Frame 1 (no input): blank canvas, image omitted
Frame 60 (no input): blank canvas, image omitted
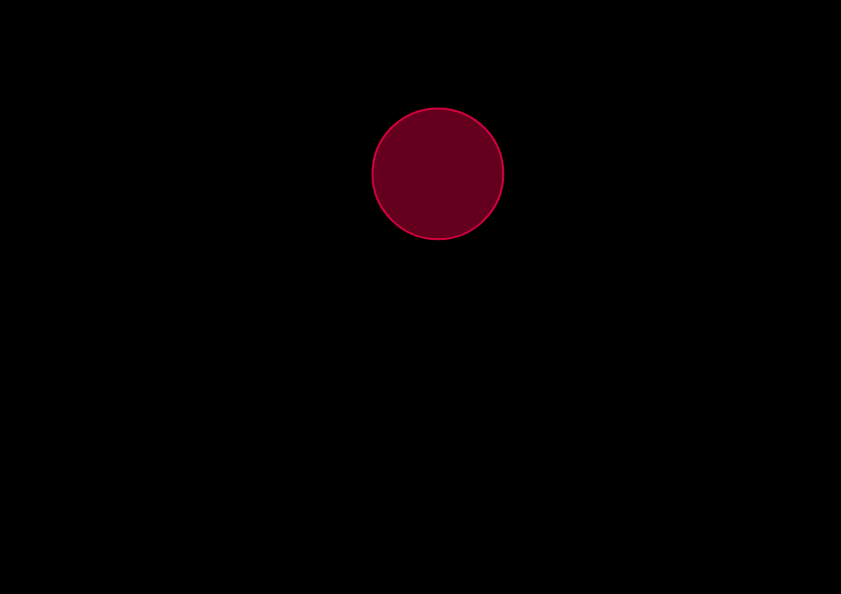
Frame 120 (the mouse pressed at the canvas centre since frame 60)

The p5.js sketch whose frames 1 and 60 were blank and that drew this single picture after the mouse press (run headless with seeded random() and noise() and a simulated clock; from frame 60 on, the mouse is pressed at the canvas centre):

// p5.js sketch
// ── sketch.js
let particles = [];
function setup() {
  createCanvas(841, 594);
  colorMode(HSB, 255);
	//blendMode(ADD);
}

function draw() {
  background("black");
  let newParticles = [];
  for (let i = 0; i < particles.length; i++) {
    particles[i].update();
    particles[i].wallBound();
    particles[i].display();
    if (particles[i].radius > 0)
    {      newParticles.push(particles[i]);    }
  }
  particles = newParticles;  }
  // here I setup the canvas background to black and created an array
  // create the newParticles variable
  // created a for loop for the particles and used the push method to add new newParticles

function mouseMoved() {
  let x = mouseX;
  let y = mouseY;
  let vx = (winMouseX - pwinMouseX) * 0.1;
  let vy = (winMouseY - pwinMouseY) * 0.1;
	if ((x > 20 && x < width -20) && (y > 20 && y < height - 20)) {
  	particles.push(new Particle(x, y, vx, vy));
	}
}
/* here I used the mouseMoved event and called the push event
  for particles to appair on mouse movement / hover if the condition is meet */

let Particle = function(x, y, vx, vy) {
  this.position = createVector(x, y);
  this.velocity = createVector(vx, vy);
  this.friction = 0.005;
  this.h = 255 * abs(cos((frameCount/600)*PI));
  this.fcolor = color(this.h, 255, 255, 100);
  this.ecolor = color(this.h, 255, 255, 200);
  this.radius = random(0, 100);
}
/* here I'm creating a global variable for the particles and use the this keyword
to setup some values to use later for the new particles*/

Particle.prototype.update = function() {
  this.velocity = this.velocity.mult(1 - this.friction);
  this.position = this.position.add(this.velocity);
  this.radius -= 0.1;
}

Particle.prototype.wallBound = function() {
  if ((this.position.x >= width - this.radius) || (this.position.x <= this.radius)) {
    this.velocity.x = -this.velocity.x;
  }
  else if ((this.position.y >= height - this.radius) || (this.position.y <= this.radius)) {
    this.velocity.y = -this.velocity.y;
  }
	else {
		return;
	}
}

Particle.prototype.display = function() {
  stroke(this.ecolor);
  strokeWeight(2);
  push();
  translate(this.position.x, this.position.y);
  fill(this.fcolor);
  ellipse(0, 0, 2*this.radius, 2*this.radius);

  pop();
}

// ── style.css
body {
       padding: 0;
       margin-left: 360px;
       margin-top:  0px;
       background-color: black;
}
h1   {
       padding: 0;
       font-size: 30pt;
       margin-right: 300px;
       text-align: center;
       background: radial-gradient(circle at 50%, #333, #333 50%, #eee 75%, #333 75%);
       font-family:cursive;
       color: white;
   }
